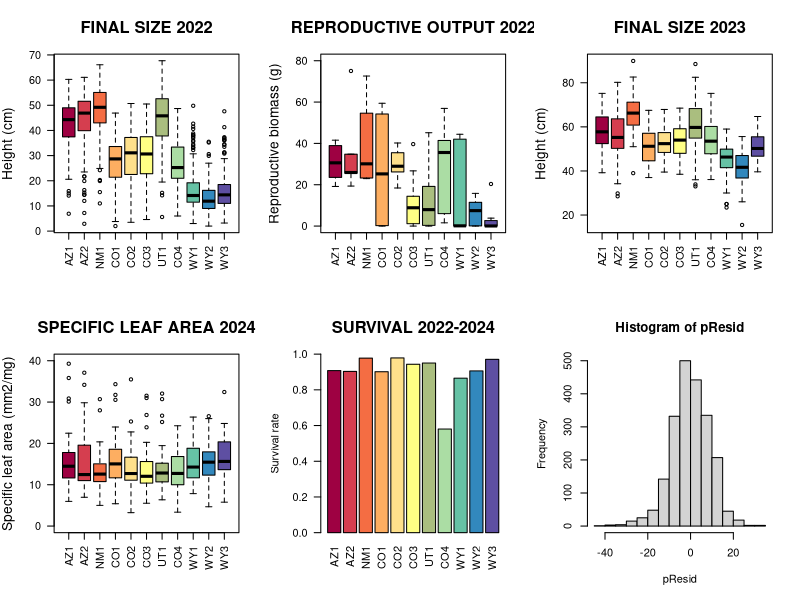
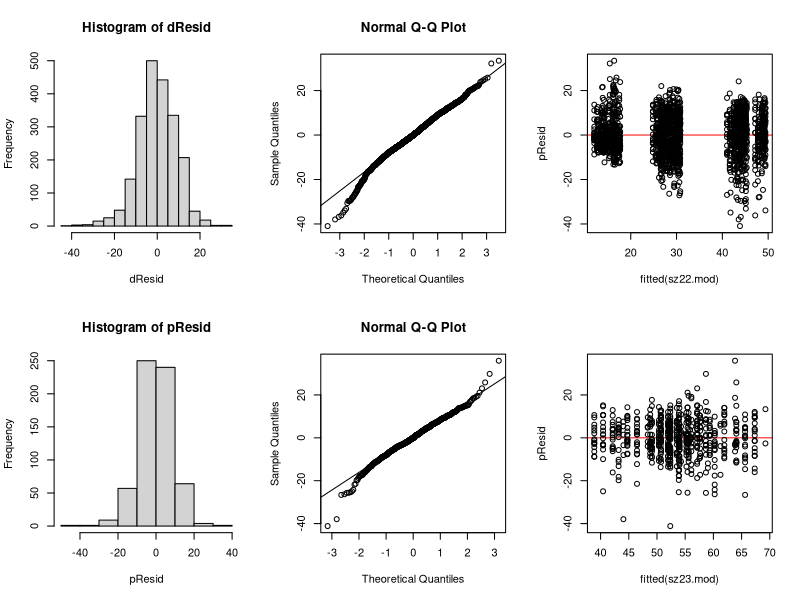
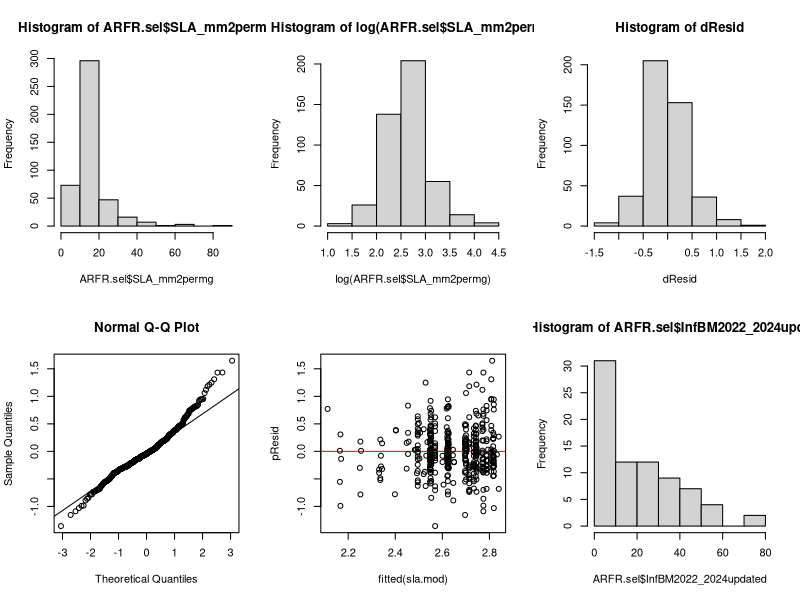
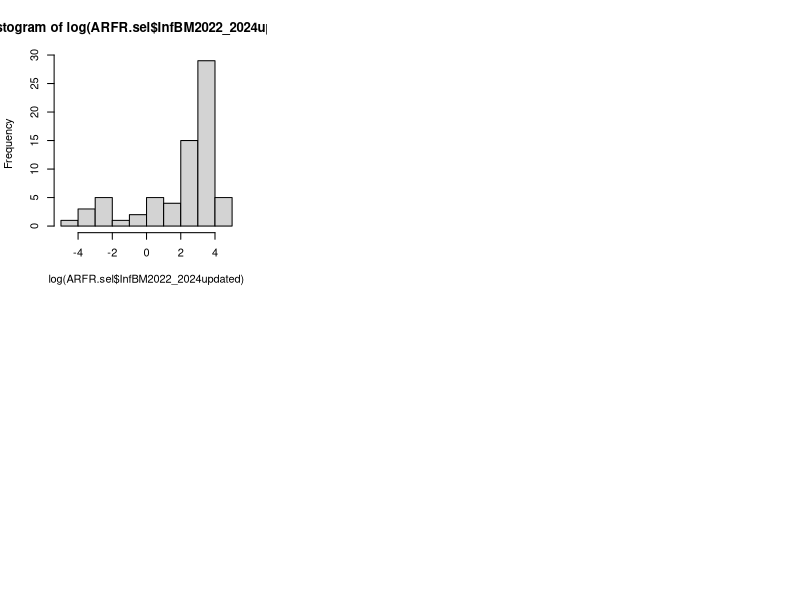

These figures' R source, in order: (Note: this script raises an error after producing the figures.)
## A. Goebl - 
## Script updated 2025-11-02 
## Analysis of Artemisia frigida trait data from common garden experiment  


rm(list=ls())


## LOAD PACKAGES AND FUNCTIONS --------------------------------------------------------------------
library(tidyr)
library(corrplot)
library(dplyr)
library(stringr)
library(lme4)
library(car)
library(plotrix)
library(emmeans)
library(FactoMineR)

calcSE <- function(x){sd(x, na.rm=TRUE)/sqrt(length(x))}
## ------------------------------------------------------------------------------------------------





## SET WORKING DIRECTORY --------------------------------------------------------------------------
## ------------------------------------------------------------------------------------------------



## LOAD DATA --------------------------------------------------------------------------------------
ARFR22 <- read.csv(file="20251031_ChatfieldDataClean2022_ARFRms.csv", sep=",", header=TRUE, dec=".")
ARFR23 <- read.csv(file="20251031_ChatfieldDataClean2023_ARFRms.csv", sep=",", header=TRUE, dec=".")
ARFR24 <- read.csv(file="20251031_ChatfieldDataClean2024_ARFRms.csv", sep=",", header=TRUE, dec=".")

## Load PCA values from AE's analysis
pca_vals <- read.csv(file="20251006_pcaTableFromAE_ARFR.csv", sep=",", header=TRUE, dec=".")
## ----------------------------------------------------------------------------------------------




## ARFR - DATA RE-FORMAT AS NEEDED --------------------------------------------------------------
str(ARFR22)
str(ARFR23)
str(ARFR24)

ARFR22$Source <- as.factor(ARFR22$Source)
ARFR23$Source <- as.factor(ARFR23$Source)
ARFR24$Source <- as.factor(ARFR24$Source)

ARFR22$Treatment <- as.factor(ARFR22$Treatment)
ARFR23$Treatment <- as.factor(ARFR23$Treatment)
ARFR24$Treatment <- as.factor(ARFR24$Treatment)
## ----------------------------------------------------------------------------------------------




## ----------------------------------------------------------------------------------------------
## ARFR - PREPARE RESPONSE VARIABLES

## CHANGE DATA TO NA BASED ON VARIOUS CONDITIONS (E.G. EXCLUDE SURV DATA IN 2023-24 IF HARVESTED IN 2022)
ARFR22.ex <- ARFR22 %>% mutate(across(c(starts_with("Survival_"),starts_with("Length_")), 
             ~case_when(ExcludeBcNotReplaced=="Y" ~ as.numeric(NA), TRUE ~ as.numeric(.x))))
ARFR23.ex <- ARFR23 %>% mutate(across(c(starts_with("Survival_"), "Height_20230927"), 
             ~case_when(ARFR22.ExcludeBcNotReplaced=="Y" ~ as.numeric(NA), TRUE ~ as.numeric(.x))))
ARFR23.ex <- ARFR23.ex %>% mutate(across(c(starts_with("Survival_"), "Height_20230927"), 
             ~case_when(ARFR24.ExcludeBcHarvest=="Y" ~ as.numeric(NA), TRUE ~ as.numeric(.x))))
ARFR24.ex <- ARFR24 %>% mutate(across(c("Survival","LeafSurfaceArea_cm2","SLA_mm2permg","DryLeafMass_g",
             "InfBM2022smpls_HEADS_2024weigh","InfBM2022smpls_CHAFF_2024weigh"), 
            ~case_when(ARFR22.ExcludeBcNotReplaced=="Y" ~ as.numeric(NA), TRUE ~ as.numeric(.x))))
ARFR24.ex <- ARFR24.ex %>% mutate(across(c("Survival","LeafSurfaceArea_cm2","SLA_mm2permg","DryLeafMass_g",
             "InfBM2022smpls_HEADS_2024weigh","InfBM2022smpls_CHAFF_2024weigh"), 
            ~case_when(ARFR23.ExcludeSurvDueToInconsistData=="Y" ~ as.numeric(NA), TRUE ~ as.numeric(.x))))
ARFR24.ex <- ARFR24.ex %>% mutate(across(c("Survival","LeafSurfaceArea_cm2","SLA_mm2permg","DryLeafMass_g"), 
            ~case_when(ExcludeBcHarvest=="Y" ~ as.numeric(NA), TRUE ~ as.numeric(.x))))






## COMBINE AND ADD REPRODUCTIVE BIOMASS DATA --------------------------------------------------------------
## Combine flower head and chaff/seed weights + any missed samples from initial 2022 weights
## Change Chaff entries to zero (from NA) if no chaff weight, but heads were weighed
ARFR24.ex$InfBM2022smpls_CHAFF_2024weigh[!is.na(ARFR24.ex$InfBM2022smpls_HEADS_2024weigh) & is.na(ARFR24.ex$InfBM2022smpls_CHAFF_2024weigh)] <- 0
## Add chaff and head weights together
ARFR24.ex$InfBM2022_2024updated <- ARFR24.ex$InfBM2022smpls_HEADS_2024weigh + ARFR24.ex$InfBM2022smpls_CHAFF_2024weigh
## Add several individuals (524, 885, and 908) from 2022 weights that weren't available for 2024 re-weigh
ARFR24.ex$InfBM2022_2024updated[ARFR24.ex$ID==524] <- ARFR24.ex$InfBM2022_Wobag_g[ARFR24.ex$ID==524]
ARFR24.ex$InfBM2022_2024updated[ARFR24.ex$ID==885] <- ARFR24.ex$InfBM2022_Wobag_g[ARFR24.ex$ID==885]
ARFR24.ex$InfBM2022_2024updated[ARFR24.ex$ID==908] <- ARFR24.ex$InfBM2022_Wobag_g[ARFR24.ex$ID==908]



## CLEAN 2023 PLANT SIZE FIELD MEASUREMENTS -------------------------------------------------------
identical(ARFR23.ex$ExcludeSurvDueToInconsistData, ARFR23.ex$ExcludeSzDueToUncertainty)
nrow(ARFR23.ex[!is.na(ARFR23.ex$ExcludeSurvDueToInconsistData),])
nrow(ARFR23.ex[!is.na(ARFR23.ex$ExcludeSzDueToUncertainty),])

nrow(ARFR23.ex[!is.na(ARFR23.ex$Height_20230927>0),])
ARFR23.ex$Height_20230927[ARFR23.ex$ExcludeSzDueToUncertainty=="Y" & !is.na(ARFR23.ex$ExcludeSzDueToUncertainty)] <- NA
ARFR23.ex$Height_20230927[ARFR23.ex$ExcludeSurvDueToInconsistData=="Y" & !is.na(ARFR23.ex$ExcludeSurvDueToInconsistData)] <- NA
nrow(ARFR23[!is.na(ARFR23$Height_20230927>0),])




## COMBINE RELEVANT 2022, 2023, 2024 DATA
ARFR22.sel <- ARFR22.ex %>% dplyr::select(c("ID", "Length_cm_20220726","Survival_20220922"))               
ARFR23.sel <- ARFR23.ex %>% dplyr::select(c("ID","Height_20230927","Survival_20230801")) 
ARFR.sel <- left_join(ARFR24.ex, ARFR23.sel, by="ID") 
ARFR.sel <- left_join(ARFR.sel, ARFR22.sel, by="ID") 
ARFR.sel$Source <- as.factor(ARFR.sel$Source)

ARFR.sel$PopAbbrev <- as.character(str_replace_all(ARFR.sel$PopAbbrev, "\\.", ""))

AddnCols <- as.data.frame(cbind(as.character(ARFR.sel$PopAbbrev),as.character(ARFR.sel$PopCol),as.numeric(ARFR.sel$Lat),as.character(ARFR.sel$Source)))
colnames(AddnCols) <- c("PopAbbrev","PopCol","Lat","Source")
# --------------------------------------------------------------------------------------------------





## ARFR - VISUALIZE RAW DATA ---------------------------------------------------------------

## Order populations for plotting 
## Order by average latitude (or other traits)
ARFR.latByMed <- with(ARFR.sel, reorder(Source, Lat, median, na.rm=TRUE))

ARFR.meds <- ARFR.sel %>% group_by(Source) %>% 
             dplyr::summarise(Height22_MD=median(Length_cm_20220726,na.rm=TRUE), AGB22_MD=median(AGB2022_MinusBag,na.rm=TRUE),
             ReproBMrw_MD=median(InfBM2022_2024updated,na.rm=TRUE), Height23_MD=median(Height_20230927,na.rm=TRUE),
             SLA_MD=median(SLA_mm2permg,na.rm=TRUE), Surv24_Count=length(na.omit(Survival)), Surv24_Sum=sum(Survival, na.rm=TRUE),
             Surv23_Count=length(na.omit(Survival_20230801)), Surv23_Sum=sum(Survival_20230801, na.rm=TRUE),
             Surv22_Count=length(na.omit(Survival_20220922)), Surv22_Sum=sum(Survival_20220922, na.rm=TRUE))

ARFR.meds <- left_join(ARFR.meds, AddnCols, by="Source")
ARFR.meds <- unique(ARFR.meds)

## Estimate survival each year
surv24.pop <- ARFR.meds$Surv24_Sum/ARFR.meds$Surv24_Count
surv23.pop <- ARFR.meds$Surv23_Sum/ARFR.meds$Surv23_Count
surv22.pop <- ARFR.meds$Surv22_Sum/ARFR.meds$Surv22_Count



## Boxplots of raw data 
ARFR.meds <- ARFR.meds[order(ARFR.meds$Lat),] #Order by latitude

par(mfrow=c(2,3))

## Size 2022
boxplot(Length_cm_20220726 ~ ARFR.latByMed, data=ARFR.sel,
        ylab="Height (cm)", xlab=NA, cex.lab=1.25, horizontal=FALSE,
        cex.axis=0.99, names=ARFR.meds$PopAbbrev, las=2,
        main="FINAL SIZE 2022", cex.main=1.5, col=ARFR.meds$PopCol)


## Reproduction
boxplot(InfBM2022_2024updated ~ ARFR.latByMed, data=ARFR.sel, las=2,
        ylab="Reproductive biomass (g)", xlab=NA, cex.lab=1.25, cex.axis=0.99, 
        names=ARFR.meds$PopAbbrev, horizontal=FALSE, ylim=c(0,80),
        cex.main=1.5, col=ARFR.meds$PopCol, main="REPRODUCTIVE OUTPUT 2022")


## Size 2023
boxplot(Height_20230927 ~ ARFR.latByMed, data=ARFR.sel,
        ylab="Height (cm)", xlab=NA, cex.lab=1.25, horizontal=FALSE,
        cex.axis=0.99, names=ARFR.meds$PopAbbrev, las=2, ylim=c(15,90),
        main="FINAL SIZE 2023", cex.main=1.5, col=ARFR.meds$PopCol)


## SLA 2024
boxplot(SLA_mm2permg ~ ARFR.latByMed, data=ARFR.sel, las=2,
        ylab="Specific leaf area (mm2/mg)", xlab=NA, cex.lab=1.25, cex.axis=0.99, 
        names=ARFR.meds$PopAbbrev, horizontal=FALSE, ylim=c(0,40),
        cex.main=1.5, col=ARFR.meds$PopCol, main="SPECIFIC LEAF AREA 2024")


## Survival 2024 Barplot
barplot(surv24.pop, col=ARFR.meds$PopCol, ylim=c(0,1), cex.axis=0.99, names.arg=ARFR.meds$PopAbbrev,
        las=2, ylab="Survival rate", main="SURVIVAL 2022-2024", cex.main=1.5)
## ---------------------------------------------------






## MODEL TRAIT DATA ----------------------------------

## Re-order Source as factor before running models
AddnCols.unq <- unique(AddnCols)
AddnCols.unq <- AddnCols.unq[order(AddnCols.unq$Lat),] #Order by lat

ARFR.sel$Source <- factor(ARFR.sel$Source, levels=AddnCols.unq$Source)



## Plant size

## 2022
ARFR.sel$Block <- as.factor(ARFR.sel$Block)
sz22.mod <- lmer(Length_cm_20220726 ~ Source + (1|Block), data=ARFR.sel)
summary(sz22.mod)
Anova(sz22.mod)

## Check distribution of residuals to assess if model form/ family is appropriate
pResid <- residuals(sz22.mod, type="pearson")
dResid <- residuals(sz22.mod, type="deviance")
hist(pResid)                                          #Shape should be consistent with assumed error distribution (e.g. normal)
hist(dResid)
qqnorm(pResid)                                        #Points should roughly follow the diagonal line, even at tails
qqline(dResid)
plot(fitted(sz22.mod), pResid, abline(h=0,col="red")) #Residuals should be randomly scattered around 0 line

## Obtain model predicted values for response variables
predForSource <- as.data.frame(AddnCols.unq$Source) 
colnames(predForSource) <- "Source"
sz22.pred <- predict(sz22.mod, newdata=predForSource, type="response", re.form=~0, se.fit=TRUE)


## 2023
sz23.mod <- lmer(Height_20230927 ~ Source + (1|Block), data=ARFR.sel)
summary(sz23.mod)
Anova(sz23.mod)

## Check distribution of residuals to assess if model form/ family is appropriate
pResid <- residuals(sz23.mod, type="pearson")
hist(pResid)                                          
qqnorm(pResid)                                        
qqline(pResid)
plot(fitted(sz23.mod), pResid, abline(h=0,col="red")) 

## Obtain model predicted values for response variables
sz23.pred <- predict(sz23.mod, newdata=predForSource, se.fit=TRUE, type="response", re.form=~0)



## SLA
hist(ARFR.sel$SLA_mm2permg)
hist(log(ARFR.sel$SLA_mm2permg))
sla.mod <- lmer(log(SLA_mm2permg) ~ Source + (1|Block), data=ARFR.sel)
summary(sla.mod)
Anova(sla.mod)

## Check distribution of residuals to assess if model form/ family is appropriate
pResid <- residuals(sla.mod, type="pearson")
dResid <- residuals(sla.mod, type="deviance")
hist(dResid)                                          
qqnorm(pResid)                                        
qqline(pResid)
plot(fitted(sla.mod), pResid, abline(h=0,col="red")) 

## Obtain model predicted values for response variables
sla.predLog <- predict(sla.mod, newdata=predForSource, type="response", re.form=~0, se.fit=TRUE)
sla.predOrigFit <- exp(sla.predLog$fit)
sla.predOrigSE <- exp(sla.predLog$se.fit)



## Reproductive biomass
hist(ARFR.sel$InfBM2022_2024updated)
hist(log(ARFR.sel$InfBM2022_2024updated))

rbm.mod <- lmer(log(InfBM2022_2024updated) ~ Source + (1|Block), data=ARFR.sel)
summary(rbm.mod)
Anova(rbm.mod)

## Check distribution of residuals to assess if model form/ family is appropriate
pResid <- residuals(rbm.mod, type="pearson")
hist(pResid)                                          
qqnorm(pResid)                                        
qqline(pResid)
plot(fitted(rbm.mod), pResid, abline(h=0,col="red")) 

## Obtain model predicted values for response variables
rbm.predLog <- predict(rbm.mod, newdata=predForSource, type="response", re.form=~0, se.fit=TRUE)
rbm.predOrigFit <- exp(rbm.predLog$fit)
rbm.predOrigSE <- exp(rbm.predLog$se.fit)



## Survival
surv24.mod <- glmer(Survival ~ Source + (1|Block), data=ARFR.sel, family=binomial(link="logit"))
summary(surv24.mod)
Anova(surv24.mod)

## Obtain model predicted values for response variables
surv24.pred <- predict(surv24.mod, newdata=predForSource, type="response", re.form=~0, se.fit=TRUE)






## PLOT MODEL ESTIMATES AND SE
predForSource <- dplyr::left_join(predForSource, AddnCols, by="Source")
predForSource <- unique(predForSource)
preds <- cbind(predForSource, sz22.pred$fit, sz22.pred$se.fit, sz23.pred$fit, sz23.pred$se.fit,
               rbm.predOrigFit, rbm.predOrigSE, sla.predOrigFit, sla.predOrigSE, surv24.pred$fit, surv24.pred$se.fit)

par(mfrow=c(1,1))
plot(NA, NA, xlab="Seed source", ylab="Height (cm)",
     main="FINAL SIZE 2022", cex.lab=1.25, xaxt='n', xlim=c(1,11), ylim=c(13.5,48.5))
arrows(1:11, preds$`sz22.pred$fit`+preds$`sz22.pred$se.fit`, 1:11, preds$`sz22.pred$fit`-preds$`sz22.pred$se.fit`,
       angle=90, col="black", code=3, length=0, lwd=2)
points(1:11, preds$`sz22.pred$fit`, col="black", bg=preds$PopCol, pch=21, cex=1.45)
axis(side=1, at=1:11,preds$PopAbbrev, las=2, cex.axis=0.9)


par(mfrow=c(2,2))
plot(NA, NA, xlab="Seed source", ylab="Reproductive  biomass (g)",
     main="REPRODUCTION 2022", cex.lab=1.25, xaxt='n', xlim=c(1,11), ylim=c(0,40))
arrows(1:11, preds$rbm.predOrigFit+preds$rbm.predOrigSE, 1:11, preds$rbm.predOrigFit-preds$rbm.predOrigSE,
       angle=90, col="black", code=3, length=0, lwd=2)
points(1:11, preds$rbm.predOrigFit, col="black", bg=preds$PopCol, pch=21, cex=1.5)
axis(side=1, at=1:11,preds$PopAbbrev, las=2, cex.axis=0.9)

plot(NA, NA, xlab="Seed source", ylab="Height (cm)",
     main="FINAL SIZE 2023", cex.lab=1.25, xaxt='n', xlim=c(1,11), ylim=c(40,68))
arrows(1:11, preds$`sz23.pred$fit`+preds$`sz23.pred$se.fit`, 1:11, preds$`sz23.pred$fit`-preds$`sz23.pred$se.fit`,
       angle=90, col="black", code=3, length=0, lwd=2)
points(1:11, preds$`sz23.pred$fit`, col="black", bg=preds$PopCol, pch=21, cex=1.5)
axis(side=1, at=1:11,preds$PopAbbrev, las=2, cex.axis=0.9)

plot(NA, NA, xlab="Seed source", ylab="Specific leaf area (mm2/mg)",
     main="SPECIFIC LEAF AREA 2024", cex.lab=1.25, xaxt='n', xlim=c(1,11), ylim=c(10,16))
arrows(1:11, preds$sla.predOrigFit+preds$sla.predOrigSE, 1:11, preds$sla.predOrigFit-preds$sla.predOrigSE,
       angle=90, col="black", code=3, length=0, lwd=2)
points(1:11, preds$sla.predOrigFit, col="black", bg=preds$PopCol, pch=21, cex=1.5)
axis(side=1, at=1:11,preds$PopAbbrev, las=2, cex.axis=0.9)

plot(NA, NA, xlab="Seed source", ylab="Survival rate",
     main="SURVIVAL 2022-2024", cex.lab=1.25, xaxt='n', xlim=c(1,11), ylim=c(0,1.9))
arrows(1:11, preds$`surv24.pred$fit`+preds$`surv24.pred$se.fit`, 1:11, preds$`surv24.pred$fit`-preds$`surv24.pred$se.fit`,
       angle=90, col="black", code=3, length=0, lwd=2)
points(1:11, preds$`surv24.pred$fit`, col="black", bg=preds$PopCol, pch=21, cex=1.5)
axis(side=1, at=1:11,preds$PopAbbrev, las=2, cex.axis=0.9)



## Look at correlation in trait estimates
plot(preds$`sz22.pred$fit`, preds$`sz23.pred$fit`)
plot(preds$`sz22.pred$fit`, preds$rbm.predOrigFit)
plot(preds$`sz23.pred$fit`, preds$rbm.predOrigFit)



## Look at pairwise differences in model estimates + sig between populations using emmeans 
sz23.pw <- emmeans(sz23.mod, specs = pairwise ~ Source, type="response")
rbm.pw <- emmeans(rbm.mod, specs = pairwise ~ Source, type="response")
sla.pw <- emmeans(sla.mod, specs = pairwise ~ Source, type="response")
surv.pw <- emmeans(surv24.mod, specs = pairwise ~ Source, type="response")
## ---------------------------------------------------------------------








## Trait PCA -----------------------------------------------------------
ARFR.sel$Grwth <- ARFR.sel$Height_20230927 - ARFR.sel$Length_cm_20220726
ARFR.traits <- ARFR.sel %>% dplyr::select(c("Length_cm_20220726","Height_20230927","Grwth","Survival","SLA_mm2permg",
                                            "InfBM2022_2024updated","Source")) 

## Clean up and subset dataset due to missing values 
ARFR.traits <- ARFR.traits[!is.na(ARFR.traits$Length_cm_20220726),] #Remove indivs that died early & have no data
ARFR.traits <- ARFR.traits[!is.na(ARFR.traits$Survival) | !is.na(ARFR.traits$InfBM2022_2024updated),] #Remove rows without surv data except for plts w InfBM
ARFR.traits <- ARFR.traits[(!is.na(ARFR.traits$Height_20230927) | !is.na(ARFR.traits$SLA_mm2permg)) 
                           | !is.na(ARFR.traits$InfBM2022_2024updated),] #Keep rows that have InfBM and either 2023 sz or SLA

## Look at trait correlations
ARFR.traitsCor <- cor(ARFR.traits[,1:6], use="pairwise.complete.obs")
corrplot(ARFR.traitsCor)
## Exclude size in 2022 due to high correlation with growth and 2022 repro

## Calculate population means and use to impute missing values (modified from ChatGPT)
ARFR.traitsImp <- ARFR.traits[,2:7] %>% group_by(Source) %>%
  mutate(Grwth=ifelse(is.na(Grwth), mean(Grwth, na.rm=TRUE), Grwth),
  Sz23=ifelse(is.na(Height_20230927), mean(Height_20230927, na.rm=TRUE), Height_20230927),
  SLA=ifelse(is.na(SLA_mm2permg), mean(SLA_mm2permg, na.rm=TRUE), SLA_mm2permg),
  RBM=ifelse(is.na(InfBM2022_2024updated), mean(InfBM2022_2024updated, na.rm=TRUE), InfBM2022_2024updated)
  ) %>%
  ungroup()

ARFR.traitsImp <- ARFR.traitsImp %>% dplyr::select(c("Sz23","Grwth","Survival","SLA","RBM")) 

## Run PCA
pca.results <- PCA(ARFR.traitsImp, scale.unit=TRUE, graph=TRUE)


## Get sample list with pop ID and colors
ARFR.indivPop <- ARFR.sel %>% dplyr::select(c("Source", "ID", "HexCode_Indv"))
ARFR.indivPop$ID <- as.factor(ARFR.indivPop$ID)
indivs.traitPCA <- as.factor(rownames(ARFR.traits))
indivs.traitPCA <- as.data.frame(indivs.traitPCA)
colnames(indivs.traitPCA) <- "ID"
indivs.traitPCA <- left_join(indivs.traitPCA, ARFR.indivPop, by="ID")

pca.ind <- pca.results$ind
pca.load <- pca.results$var$coord
pca.eig <- pca.results$eig



## Plot
par(mfrow=c(1,1))
par(pty="s")

plot(x=pca.ind$coord[,1], y=pca.ind$coord[,2],pch=19, cex=1.2, col=indivs.traitPCA$HexCode_Indv, main="Trait PCA",
     xlab="PC1 (28.8% variance)", ylab="PC2 (26.1% variance)")
legend("topleft", AddnCols.unq$PopAbbrev, col=AddnCols.unq$PopCol, cex=0.95, pch=19)

## Add loadings to plot (modified from chatGPT)
rownames(pca.load)
traits.loadNames <- c("Size","Growth","Survival","SLA","Reproduction")
arrow_scale <- 4
arrows(0,0, pca.load[,1]*arrow_scale, pca.load[,2]*arrow_scale, length=0.1, col="black", lwd=2)

text(pca.load[,1]*arrow_scale, pca.load[,2]*arrow_scale,
     labels=traits.loadNames, pos=2, cex=0.9)


## Plot PC 3 and 4
plot(x=pca.ind$coord[,3], y=pca.ind$coord[,4],pch=19, cex=1.2, col=indivs.traitPCA$HexCode_Indv, main="Trait PCA")
## ------------



## Calculate mean PC values for each population
trait.PCscores <- as.data.frame(cbind(pca.ind$coord[,1], pca.ind$coord[,2], as.character(indivs.traitPCA$Source)))
colnames(trait.PCscores) <- c("PC1", "PC2", "Source")

trait.PCscores$PC1 <- as.numeric(trait.PCscores$PC1)
traitPC1.mean <- trait.PCscores %>% group_by(Source) %>% summarise(PC1mean = mean(PC1), n=n())

trait.PCscores$PC2 <- as.numeric(trait.PCscores$PC2)
traitPC2.mean <- trait.PCscores %>% group_by(Source) %>% summarise(PC2mean = mean(PC2), n=n())


## Trait PC1
## Create color gradient and assign colors based on numeric continuous PC1 mean values
# Adapted from ChatGPT generated code
# Define a color gradient (e.g., from blue to red)
gradient_fn <- colorRamp(c("greenyellow",   "deeppink"))

# Normalize values to [0,1] scale
vals_norm <- (traitPC1.mean$PC1mean - min(traitPC1.mean$PC1mean)) / (max(traitPC1.mean$PC1mean) - min(traitPC1.mean$PC1mean))

# Get RGB colors (as integers 0-255)
rgb_matrix <- gradient_fn(vals_norm)

# Convert to hex color strings
colors.traitPC <- rgb(rgb_matrix[,1], rgb_matrix[,2], rgb_matrix[,3], maxColorValue = 255)

# Plot using colors
dev.off()
plot(traitPC1.mean$PC1mean, rep(1, length(traitPC1.mean$PC1mean)), col=colors.traitPC, pch=16, cex=2,
     xlab="Trait PC1 score", ylab=NA, main="Color representation of trait PC1 scores", yaxt='n', cex.main=1.5)

traitPC1.mean$color <- colors.traitPC

## Plot range of color gradient as a legend
traitPCrange <- seq(from=min(traitPC1.mean$PC1mean), to=max(traitPC1.mean$PC1mean), by=0.01)
vals_normTraitRange <- (traitPCrange - min(traitPCrange)) / (max(traitPCrange) - min(traitPCrange))
rgb_matrixTraitRange <- gradient_fn(vals_normTraitRange)
colors.traitPCrange <- rgb(rgb_matrixTraitRange[,1], rgb_matrixTraitRange[,2], rgb_matrixTraitRange[,3], maxColorValue = 255)
plot(traitPCrange, rep(0.5, length(traitPCrange)), col=colors.traitPCrange, pch=15, cex=4)



## PC2
# Normalize values to [0,1] scale
vals_normTraitPC2 <- (traitPC2.mean$PC2mean - min(traitPC2.mean$PC2mean)) / (max(traitPC2.mean$PC2mean) - min(traitPC2.mean$PC2mean))

# Get RGB colors (as integers 0-255)
rgb_matrixTraitPC2 <- gradient_fn(vals_normTraitPC2)

# Convert to hex color strings
colorsTraitPC2 <- rgb(rgb_matrixTraitPC2[,1], rgb_matrixTraitPC2[,2], rgb_matrixTraitPC2[,3], maxColorValue = 255)

# Plot using colors
dev.off()
plot(traitPC2.mean$PC2mean, rep(1, length(traitPC2.mean$PC2mean)), col=colorsTraitPC2, pch=16, cex=1.75,
     xlab="Trait PC2 score", ylab=NA, main="Color representation of trait PC2 scores", yaxt='n')

traitPC2.mean$color <- colorsTraitPC2

## Plot range of color gradient as a legend
traitPC2range <- seq(from=min(traitPC2.mean$PC2mean), to=max(traitPC2.mean$PC2mean), by=0.01)
vals_normTraitPC2Range <- (traitPC2range - min(traitPC2range)) / (max(traitPC2range) - min(traitPC2range))
rgb_matrixTraitPC2Range <- gradient_fn(vals_normTraitPC2Range)
colors.traitPC2range <- rgb(rgb_matrixTraitPC2Range[,1], rgb_matrixTraitPC2Range[,2], rgb_matrixTraitPC2Range[,3], maxColorValue = 255)
plot(traitPC2range, rep(0.5, length(traitPC2range)), col=colors.traitPC2range, pch=15, cex=4)
## -----------------------------------------------------------------------------







### VCF table and genomic PCA  --------------------------------------------------------------------------
## Get list of sample names 
indvNames <- as.data.frame(as.character(pca_vals$sample.id))
colnames(indvNames) <- "Sample"

## Make column with ID using string replace 
indvNames$Temp <- str_replace(indvNames$Sample, "ARFR_", "")
indvNames$ID <- as.integer(str_replace(indvNames$Temp, "_sorted", ""))
## Join by ID to get source (pop ID)
indvNames <- left_join(indvNames, ARFR24, by="ID")




## PCA scores  
## All samples
pca_vals$Sample <- indvNames$Sample               
pca_vals$Source <- indvNames$Source                          #Add a column with pop ID
popNames <- unique(indvNames$PopID)


## Calculate mean PC values for each population
PC1.mean <- pca_vals %>% group_by(Source) %>% summarise(PC1mean = mean(EV1), n=n())
PC1.mean <- PC1.mean[1:11,]

PC2.mean <- pca_vals %>% group_by(Source) %>% summarise(PC2mean = mean(EV2), n=n())
PC2.mean <- PC2.mean[1:11,]



## Create color gradient and assign colors based on numeric continuous PC1 mean values
# Adapted from ChatGPT generated code
# Define a color gradient 
gradient_fn <- colorRamp(c("greenyellow",   "deeppink"))

# Normalize values to [0,1] scale
vals_norm <- (PC1.mean$PC1mean - min(PC1.mean$PC1mean)) / (max(PC1.mean$PC1mean) - min(PC1.mean$PC1mean))

# Get RGB colors (as integers 0-255)
rgb_matrix <- gradient_fn(vals_norm)

# Convert to hex color strings
colors <- rgb(rgb_matrix[,1], rgb_matrix[,2], rgb_matrix[,3], maxColorValue = 255)

# Plot using colors
dev.off()
plot(PC1.mean$PC1mean, rep(1, length(PC1.mean$PC1mean)), col=colors, pch=16, cex=1.75,
     xlab="Genomic PC1 score", ylab=NA, main="Color representation of genomic PC1 scores", yaxt='n')

PC1.mean$color <- colors

## Plot range of color gradient as a legend
genPCrange <- seq(from=min(PC1.mean$PC1mean), to=max(PC1.mean$PC1mean), by=0.01)
vals_normGenRange <- (genPCrange - min(genPCrange)) / (max(genPCrange) - min(genPCrange))
rgb_matrixGenRange <- gradient_fn(vals_normGenRange)
colors.genPCrange <- rgb(rgb_matrixGenRange[,1], rgb_matrixGenRange[,2], rgb_matrixGenRange[,3], maxColorValue = 255)
plot(genPCrange, rep(0.5, length(genPCrange)), col=colors.genPCrange, pch=15, cex=4)



## PC2
# Normalize values to [0,1] scale
vals_normPC2 <- (PC2.mean$PC2mean - min(PC2.mean$PC2mean)) / (max(PC2.mean$PC2mean) - min(PC2.mean$PC2mean))

# Get RGB colors (as integers 0-255)
rgb_matrixPC2 <- gradient_fn(vals_normPC2)

# Convert to hex color strings
colorsPC2 <- rgb(rgb_matrixPC2[,1], rgb_matrixPC2[,2], rgb_matrixPC2[,3], maxColorValue = 255)

# Plot using colors
dev.off()
plot(PC2.mean$PC2mean, rep(1, length(PC2.mean$PC2mean)), col=colorsPC2, pch=16, cex=1.75,
     xlab="Genomic PC2 score", ylab=NA, main="Color representation of genomic PC2 scores", yaxt='n')

PC2.mean$color <- colorsPC2

## Plot range of color gradient as a legend
genPCrange <- seq(from=min(PC2.mean$PC2mean), to=max(PC2.mean$PC2mean), by=0.01)
vals_normGenRange <- (genPCrange - min(genPCrange)) / (max(genPCrange) - min(genPCrange))
rgb_matrixGenRange <- gradient_fn(vals_normGenRange)
colors.genPCrange <- rgb(rgb_matrixGenRange[,1], rgb_matrixGenRange[,2], rgb_matrixGenRange[,3], maxColorValue = 255)
plot(genPCrange, rep(0.5, length(genPCrange)), col=colors.genPCrange, pch=15, cex=4)
## -------------------------------------------------------------------------------------------
